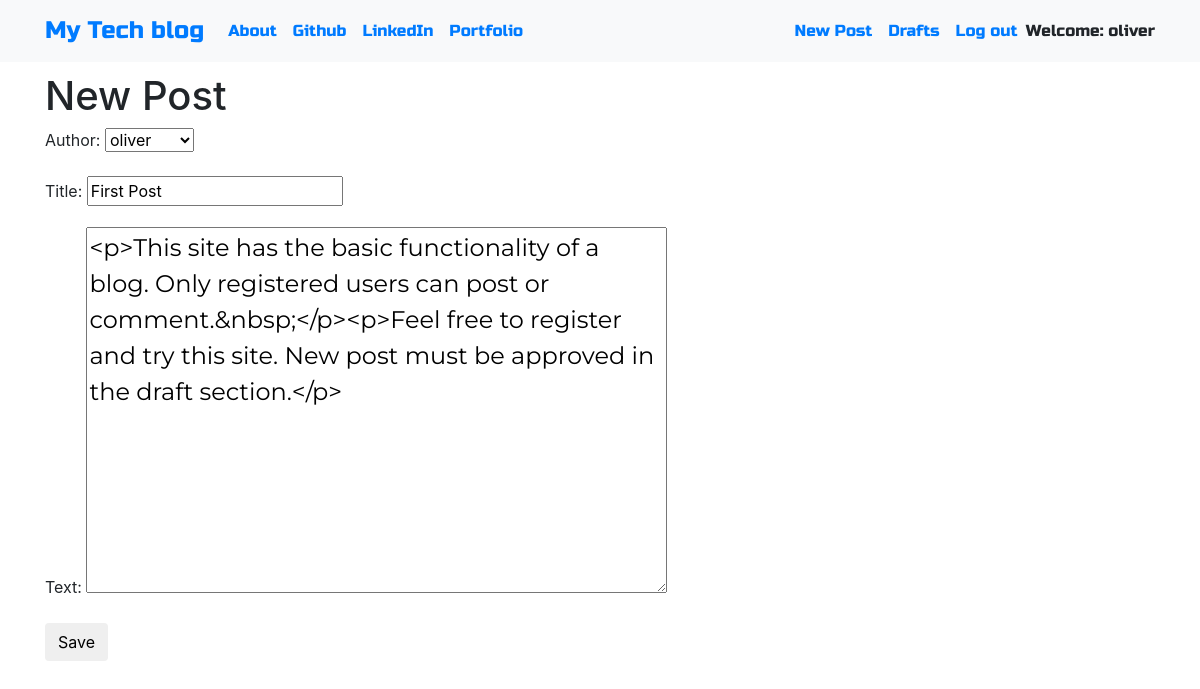
/post/4/edit/ (signed in), run on the app's committed database.
### blog/models.py (models this page shows, shortened)
class Post(models.Model):
    author = models.ForeignKey('auth.User', on_delete=models.CASCADE)
    title = models.CharField(max_length=250)
    text = models.TextField()
    created_date = models.DateTimeField(default=timezone.now)
    published_date = models.DateTimeField(blank=True, null=True)

### blog/views.py (the view)
# urls.py: path('post/<int:pk>/edit/', views.PostUpdateView.as_view(), name='post_edit'),
class PostUpdateView(LoginRequiredMixin, UpdateView):
    login_url = '/login/'
    redirect_field_name = 'blog/post_detail.html'
    form_class = PostForm
    model = Post

### blog/forms.py
class PostForm(forms.ModelForm):
    class Meta:
        model = Post
        fields = ('author', 'title', 'text')
        widgets = {
            'title': forms.TextInput(attrs={'class': 'textinputclass'}),
            'text': forms.Textarea(attrs={'class': 'editable medium-editor-textarea postcontent'})
        }

### blog/templates/blog/post_form.html (shortened to what this page needs)
{% extends 'blog/base.html' %}
{% block content%}
    <h1>New Post</h1>
    <form class="post-form" method="POST">
        {{ form.as_p }}
        <button type="submit" class="save btn btn-default">Save</button>
    </form>
{% endblock %}

### blog/templates/blog/base.html (shortened to what this page needs)
<!DOCTYPE html>
{% load static %}
<html lang="en">
    <head>
        <link rel="stylesheet" href="https://stackpath.bootstrapcdn.com/bootstrap/4.1.3/css/bootstrap.min.css"
>
        <link href="https://maxcdn.bootstrapcdn.com/font-awesome/4.7.0/css/font-awesome.min.css" rel="stylesheet">
        <link rel="stylesheet" href="//cdn.jsdelivr.net/medium-editor/latest/css/medium-editor.min.css" type="text/css" media="screen" charset="utf-8">
        <link rel="stylesheet" href="{% static 'css/blog.css' %}">
    </head>
    <body class='loader'>
        <nav class="navbar navbar-expand-lg bg-light techfont">
            <div class="container">
                <div class="navbar-nav align-items-center">
                    <a class="navbar-brand bigbrand" href="{% url 'post_list' %}">My Tech blog</a>
                    <a class="nav-item nav-link" href="{% url 'about' %}">About</a>
                    <a class="nav-item nav-link" href="https://github.com/olivergarciarg" target="_blank">Github</a>
                    <a class="nav-item nav-link" href="http://www.linkedin.com/in/olivergarciarg" target="_blank">LinkedIn</a>
                    <a class="nav-item nav-link" href="http://www.motawebdevelopment.com/oliver/" target="_blank">Portfolio</a>
                </div>
                <div class="navbar-nav align-items-center ml-auto">
                    {% if user.is_authenticated %}
                        <a class="nav-item nav-link" href="{% url 'post_new' %}">New Post</a>
                        <a class="nav-item nav-link" href="{% url 'post_draft_list' %}">Drafts</a>
                        <a class="nav-item nav-link" href="{% url 'logout' %}">Log out</a>
                        <a>Welcome: {{ user.username }}</a>
                    {% else %}
                        <a class="nav-item nav-link" href="{% url 'login' %}" aria-label="Login">
                            <span class="fa fa-user" aria-hidden="true"></span>
                        </a>
                    {% endif %}
                </div>
            </div>
        </nav>
        <div class="content container">
            <div class="row">
                <div class="col-md-8">
                    <div class="blog_posts">
                        {% block content %}
                        {% endblock %}
                    </div>
                </div>
            </div>
        </div>
    </body>
</html>

### blog/static/css/blog.css (style rules this page uses)
.techfont { font-family: 'Russo One', sans-serif; font-size: 1.0em; margin-bottom: 10px; }
.postcontent { font-family: 'Montserrat'; font-size: 1.5em; }
.bigbrand { font-size: 1.5em; }
.loader { filter:hue-rotate(0deg); color: linear-gradient(45deg,#0f8,#08f); animation:hue 5000ms infinite linear; }

### data on the page
Post: author "oliver", title "First Post", text "<p>This site has the basic functionality of a blog. Only registered users can post or comment.&nbsp;</p><p>Feel free to register and try this site. New post must be approved in the draft section.</p>"

### other printed values
{{ user.username }} "oliver"
